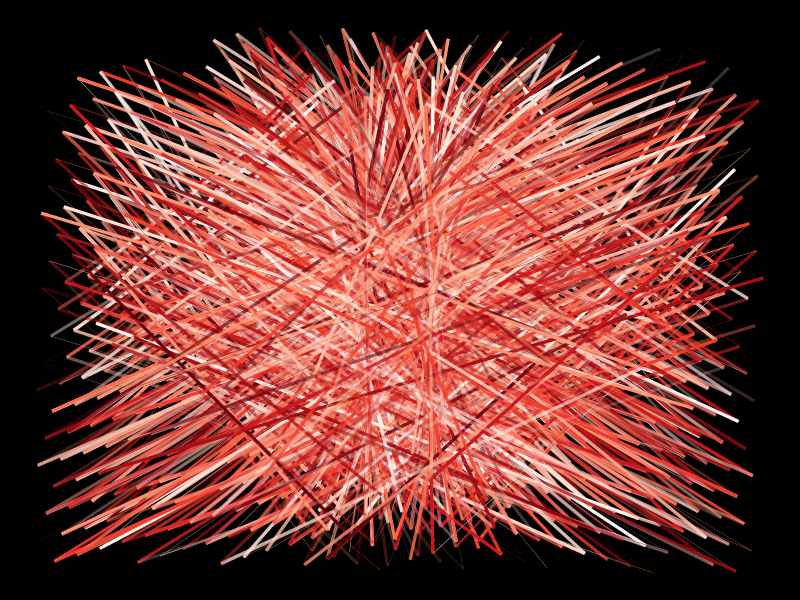

R code for this plot:
#art practice?
library(tidyverse)

t = tibble(x = 1:10000,
           xend = x*20,
      y = 1:10000,
      yend = y*20)

x <- (sin(13*pi*t$x))
xend <-t$xend * pi
y <- (tan(pi*t$y))
yend <-t$yend * pi

numbers <- tibble(x = x,
                  xend = xend,
       y = y,
       yend = yend,
       color = sample(RColorBrewer::brewer.pal(9,'Reds'),nrow(t), replace = TRUE),
       alpha = sample(seq(0.2,1,.2), nrow(t), replace = TRUE),
       size = sample(.1:2, nrow(t), replace = TRUE))

numbers %>%
  ggplot(aes(x = x,
             y = y))+
  geom_path(
             color = numbers$color,
            size = numbers$size,
            alpha = numbers$alpha) + 
  theme_void()+
  theme(plot.background = element_rect(fill = "#000000"))+
  geom_jitter(color = "#262323", size = .01)
